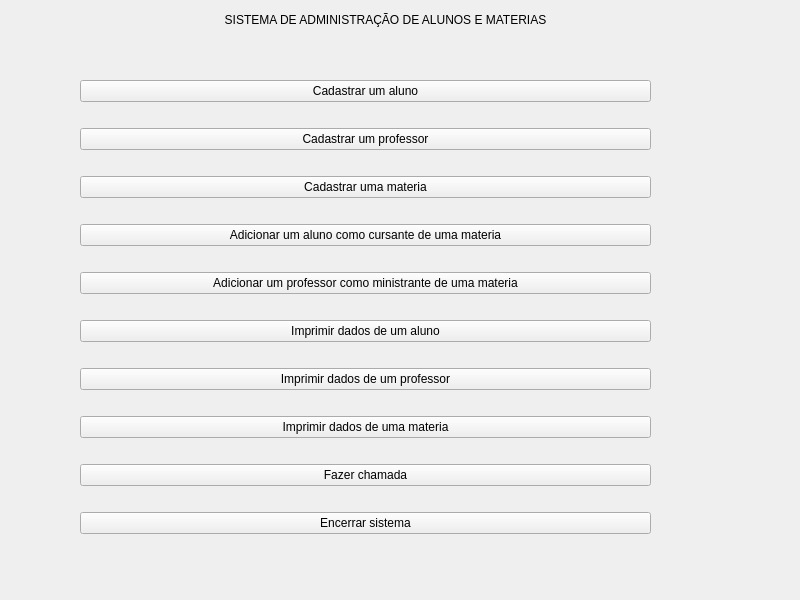
<?xml version="1.0" encoding="UTF-8"?>
<ui version="4.0">
 <class>MainWindow</class>
 <widget class="QMainWindow" name="MainWindow">
  <property name="geometry">
   <rect>
    <x>0</x>
    <y>0</y>
    <width>800</width>
    <height>600</height>
   </rect>
  </property>
  <property name="windowTitle">
   <string>MainWindow</string>
  </property>
  <widget class="QWidget" name="centralwidget">
   <widget class="QLabel" name="label">
    <property name="geometry">
     <rect>
      <x>110</x>
      <y>-1</y>
      <width>551</width>
      <height>41</height>
     </rect>
    </property>
    <property name="text">
     <string>SISTEMA DE ADMINISTRAÇÃO DE ALUNOS E MATERIAS</string>
    </property>
    <property name="alignment">
     <set>Qt::AlignCenter</set>
    </property>
   </widget>
   <widget class="QLabel" name="label_6">
    <property name="geometry">
     <rect>
      <x>230</x>
      <y>270</y>
      <width>341</width>
      <height>20</height>
     </rect>
    </property>
    <property name="text">
     <string>Cadastro de Aluno</string>
    </property>
    <property name="alignment">
     <set>Qt::AlignCenter</set>
    </property>
   </widget>
   <widget class="QWidget" name="">
    <property name="geometry">
     <rect>
      <x>80</x>
      <y>60</y>
      <width>571</width>
      <height>501</height>
     </rect>
    </property>
    <layout class="QVBoxLayout" name="verticalLayout_2">
     <item>
      <widget class="QPushButton" name="pushButton">
       <property name="text">
        <string>Cadastrar um aluno</string>
       </property>
      </widget>
     </item>
     <item>
      <widget class="QPushButton" name="pushButton_2">
       <property name="text">
        <string>Cadastrar um professor</string>
       </property>
      </widget>
     </item>
     <item>
      <widget class="QPushButton" name="pushButton_9">
       <property name="text">
        <string>Cadastrar uma materia</string>
       </property>
      </widget>
     </item>
     <item>
      <widget class="QPushButton" name="pushButton_3">
       <property name="text">
        <string>Adicionar um aluno como cursante de uma materia</string>
       </property>
      </widget>
     </item>
     <item>
      <widget class="QPushButton" name="pushButton_8">
       <property name="text">
        <string>Adicionar um professor como ministrante de uma materia</string>
       </property>
      </widget>
     </item>
     <item>
      <widget class="QPushButton" name="pushButton_4">
       <property name="text">
        <string>Imprimir dados de um aluno</string>
       </property>
      </widget>
     </item>
     <item>
      <widget class="QPushButton" name="pushButton_5">
       <property name="text">
        <string>Imprimir dados de um professor</string>
       </property>
      </widget>
     </item>
     <item>
      <widget class="QPushButton" name="pushButton_10">
       <property name="text">
        <string>Imprimir dados de uma materia</string>
       </property>
      </widget>
     </item>
     <item>
      <widget class="QPushButton" name="pushButton_7">
       <property name="text">
        <string>Fazer chamada</string>
       </property>
      </widget>
     </item>
     <item>
      <widget class="QPushButton" name="pushButton_6">
       <property name="text">
        <string>Encerrar sistema</string>
       </property>
      </widget>
     </item>
    </layout>
   </widget>
  </widget>
  <widget class="QMenuBar" name="menubar">
   <property name="geometry">
    <rect>
     <x>0</x>
     <y>0</y>
     <width>800</width>
     <height>26</height>
    </rect>
   </property>
  </widget>
 </widget>
 <resources/>
 <connections>
  <connection>
   <sender>pushButton_6</sender>
   <signal>clicked()</signal>
   <receiver>MainWindow</receiver>
   <slot>close()</slot>
   <hints>
    <hint type="sourcelabel">
     <x>480</x>
     <y>535</y>
    </hint>
    <hint type="destinationlabel">
     <x>768</x>
     <y>496</y>
    </hint>
   </hints>
  </connection>
 </connections>
</ui>
